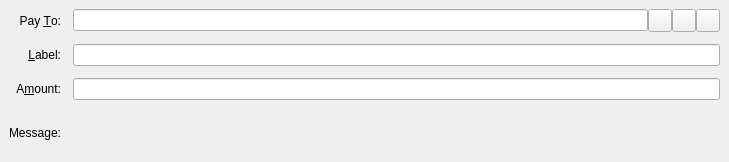
<?xml version="1.0" encoding="UTF-8"?>
<ui version="4.0">
 <class>SendCoinsEntry</class>
 <widget class="QStackedWidget" name="SendCoinsEntry">
  <property name="geometry">
   <rect>
    <x>0</x>
    <y>0</y>
    <width>729</width>
    <height>162</height>
   </rect>
  </property>
  <property name="focusPolicy">
   <enum>Qt::TabFocus</enum>
  </property>
  <property name="autoFillBackground">
   <bool>false</bool>
  </property>
  <widget class="QFrame" name="SendCoins">
   <property name="toolTip">
    <string>This is a normal payment.</string>
   </property>
   <layout class="QGridLayout" name="gridLayout">
    <property name="spacing">
     <number>12</number>
    </property>
    <item row="0" column="0">
     <widget class="QLabel" name="payToLabel">
      <property name="text">
       <string>Pay &amp;To:</string>
      </property>
      <property name="alignment">
       <set>Qt::AlignRight|Qt::AlignTrailing|Qt::AlignVCenter</set>
      </property>
      <property name="buddy">
       <cstring>payTo</cstring>
      </property>
     </widget>
    </item>
    <item row="0" column="1">
     <layout class="QHBoxLayout" name="payToLayout">
      <property name="spacing">
       <number>0</number>
      </property>
      <item>
       <widget class="QValidatedLineEdit" name="payTo">
        <property name="toolTip">
         <string>The FIX address to send the payment to</string>
        </property>
       </widget>
      </item>
      <item>
       <widget class="QToolButton" name="addressBookButton">
        <property name="toolTip">
         <string>Choose previously used address</string>
        </property>
        <property name="text">
         <string/>
        </property>
        <property name="icon">
         <iconset>
          <normaloff>:/icons/address-book</normaloff>:/icons/address-book</iconset>
        </property>
        <property name="shortcut">
         <string>Alt+A</string>
        </property>
       </widget>
      </item>
      <item>
       <widget class="QToolButton" name="pasteButton">
        <property name="toolTip">
         <string>Paste address from clipboard</string>
        </property>
        <property name="text">
         <string/>
        </property>
        <property name="icon">
         <iconset>
          <normaloff>:/icons/editpaste</normaloff>:/icons/editpaste</iconset>
        </property>
        <property name="shortcut">
         <string>Alt+P</string>
        </property>
       </widget>
      </item>
      <item>
       <widget class="QToolButton" name="deleteButton">
        <property name="toolTip">
         <string>Remove this entry</string>
        </property>
        <property name="text">
         <string/>
        </property>
        <property name="icon">
         <iconset>
          <normaloff>:/icons/remove</normaloff>:/icons/remove</iconset>
        </property>
       </widget>
      </item>
     </layout>
    </item>
    <item row="1" column="0">
     <widget class="QLabel" name="labelLabel">
      <property name="text">
       <string>&amp;Label:</string>
      </property>
      <property name="alignment">
       <set>Qt::AlignRight|Qt::AlignTrailing|Qt::AlignVCenter</set>
      </property>
      <property name="buddy">
       <cstring>addAsLabel</cstring>
      </property>
     </widget>
    </item>
    <item row="1" column="1">
     <widget class="QLineEdit" name="addAsLabel">
      <property name="toolTip">
       <string>Enter a label for this address to add it to the list of used addresses</string>
      </property>
     </widget>
    </item>
    <item row="2" column="0">
     <widget class="QLabel" name="amountLabel">
      <property name="text">
       <string>A&amp;mount:</string>
      </property>
      <property name="alignment">
       <set>Qt::AlignRight|Qt::AlignTrailing|Qt::AlignVCenter</set>
      </property>
      <property name="buddy">
       <cstring>payAmount</cstring>
      </property>
     </widget>
    </item>
    <item row="2" column="1">
     <widget class="BitcoinAmountField" name="payAmount"/>
    </item>
    <item row="3" column="0">
     <widget class="QLabel" name="messageLabel">
      <property name="text">
       <string>Message:</string>
      </property>
      <property name="alignment">
       <set>Qt::AlignRight|Qt::AlignTrailing|Qt::AlignVCenter</set>
      </property>
     </widget>
    </item>
    <item row="3" column="1">
     <widget class="QLabel" name="messageTextLabel">
      <property name="toolTip">
       <string>A message that was attached to the FIX: URI which will be stored with the transaction for your reference. Note: This message will not be sent over the FIX network.</string>
      </property>
      <property name="textFormat">
       <enum>Qt::PlainText</enum>
      </property>
     </widget>
    </item>
   </layout>
  </widget>
  <widget class="QFrame" name="SendCoins_InsecurePaymentRequest">
   <property name="toolTip">
    <string>This is an unverified payment request.</string>
   </property>
   <property name="autoFillBackground">
    <bool>true</bool>
   </property>
   <property name="frameShape">
    <enum>QFrame::StyledPanel</enum>
   </property>
   <property name="frameShadow">
    <enum>QFrame::Sunken</enum>
   </property>
   <layout class="QGridLayout" name="gridLayout_is">
    <property name="spacing">
     <number>12</number>
    </property>
    <item row="0" column="0">
     <widget class="QLabel" name="payToLabel_is">
      <property name="text">
       <string>Pay To:</string>
      </property>
      <property name="alignment">
       <set>Qt::AlignRight|Qt::AlignTrailing|Qt::AlignVCenter</set>
      </property>
     </widget>
    </item>
    <item row="0" column="1">
     <layout class="QHBoxLayout" name="payToLayout_is">
      <property name="spacing">
       <number>0</number>
      </property>
      <item>
       <widget class="QLabel" name="payTo_is"/>
      </item>
      <item>
       <widget class="QToolButton" name="deleteButton_is">
        <property name="toolTip">
         <string>Remove this entry</string>
        </property>
        <property name="text">
         <string/>
        </property>
        <property name="icon">
         <iconset>
          <normaloff>:/icons/remove</normaloff>:/icons/remove</iconset>
        </property>
       </widget>
      </item>
     </layout>
    </item>
    <item row="1" column="0">
     <widget class="QLabel" name="memoLabel_is">
      <property name="text">
       <string>Memo:</string>
      </property>
      <property name="alignment">
       <set>Qt::AlignRight|Qt::AlignTrailing|Qt::AlignVCenter</set>
      </property>
     </widget>
    </item>
    <item row="1" column="1">
     <widget class="QLabel" name="memoTextLabel_is">
      <property name="textFormat">
       <enum>Qt::PlainText</enum>
      </property>
     </widget>
    </item>
    <item row="2" column="0">
     <widget class="QLabel" name="amountLabel_is">
      <property name="text">
       <string>A&amp;mount:</string>
      </property>
      <property name="alignment">
       <set>Qt::AlignRight|Qt::AlignTrailing|Qt::AlignVCenter</set>
      </property>
      <property name="buddy">
       <cstring>payAmount_is</cstring>
      </property>
     </widget>
    </item>
    <item row="2" column="1">
     <widget class="BitcoinAmountField" name="payAmount_is">
      <property name="acceptDrops">
       <bool>false</bool>
      </property>
     </widget>
    </item>
   </layout>
  </widget>
  <widget class="QFrame" name="SendCoins_SecurePaymentRequest">
   <property name="toolTip">
    <string>This is a verified payment request.</string>
   </property>
   <property name="autoFillBackground">
    <bool>true</bool>
   </property>
   <property name="frameShape">
    <enum>QFrame::StyledPanel</enum>
   </property>
   <property name="frameShadow">
    <enum>QFrame::Sunken</enum>
   </property>
   <layout class="QGridLayout" name="gridLayout_s">
    <property name="spacing">
     <number>12</number>
    </property>
    <item row="0" column="0">
     <widget class="QLabel" name="payToLabel_s">
      <property name="text">
       <string>Pay To:</string>
      </property>
      <property name="alignment">
       <set>Qt::AlignRight|Qt::AlignTrailing|Qt::AlignVCenter</set>
      </property>
     </widget>
    </item>
    <item row="0" column="1">
     <layout class="QHBoxLayout" name="payToLayout_s">
      <property name="spacing">
       <number>0</number>
      </property>
      <item>
       <widget class="QLabel" name="payTo_s">
        <property name="textFormat">
         <enum>Qt::PlainText</enum>
        </property>
       </widget>
      </item>
      <item>
       <widget class="QToolButton" name="deleteButton_s">
        <property name="toolTip">
         <string>Remove this entry</string>
        </property>
        <property name="text">
         <string/>
        </property>
        <property name="icon">
         <iconset>
          <normaloff>:/icons/remove</normaloff>:/icons/remove</iconset>
        </property>
       </widget>
      </item>
     </layout>
    </item>
    <item row="1" column="0">
     <widget class="QLabel" name="memoLabel_s">
      <property name="text">
       <string>Memo:</string>
      </property>
      <property name="alignment">
       <set>Qt::AlignRight|Qt::AlignTrailing|Qt::AlignVCenter</set>
      </property>
     </widget>
    </item>
    <item row="1" column="1">
     <widget class="QLabel" name="memoTextLabel_s">
      <property name="textFormat">
       <enum>Qt::PlainText</enum>
      </property>
     </widget>
    </item>
    <item row="2" column="0">
     <widget class="QLabel" name="amountLabel_s">
      <property name="text">
       <string>A&amp;mount:</string>
      </property>
      <property name="alignment">
       <set>Qt::AlignRight|Qt::AlignTrailing|Qt::AlignVCenter</set>
      </property>
      <property name="buddy">
       <cstring>payAmount_s</cstring>
      </property>
     </widget>
    </item>
    <item row="2" column="1">
     <widget class="BitcoinAmountField" name="payAmount_s">
      <property name="acceptDrops">
       <bool>false</bool>
      </property>
     </widget>
    </item>
   </layout>
  </widget>
 </widget>
 <customwidgets>
  <customwidget>
   <class>QValidatedLineEdit</class>
   <extends>QLineEdit</extends>
   <header>qvalidatedlineedit.h</header>
  </customwidget>
  <customwidget>
   <class>BitcoinAmountField</class>
   <extends>QLineEdit</extends>
   <header>bitcoinamountfield.h</header>
   <container>1</container>
  </customwidget>
 </customwidgets>
 <tabstops>
  <tabstop>payTo</tabstop>
  <tabstop>addressBookButton</tabstop>
  <tabstop>pasteButton</tabstop>
  <tabstop>deleteButton</tabstop>
  <tabstop>addAsLabel</tabstop>
  <tabstop>payAmount</tabstop>
  <tabstop>payAmount_is</tabstop>
  <tabstop>deleteButton_is</tabstop>
  <tabstop>payAmount_s</tabstop>
  <tabstop>deleteButton_s</tabstop>
 </tabstops>
 <resources/>
 <connections/>
</ui>
